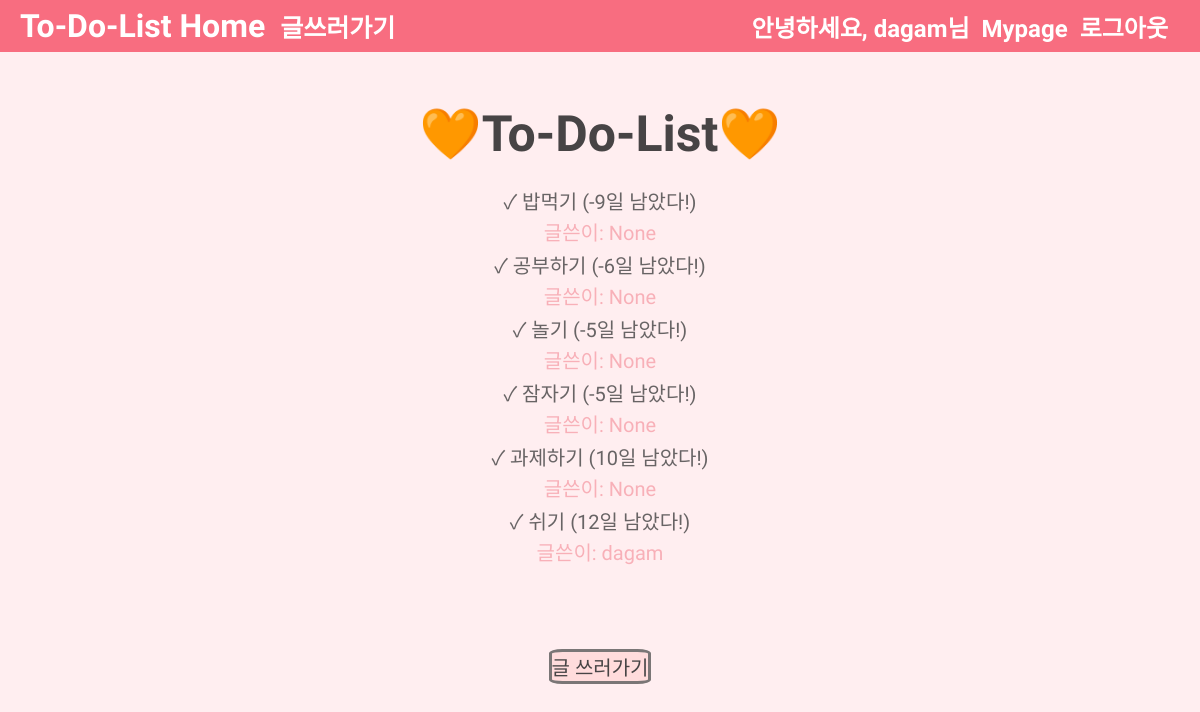
Screenshot of / (signed in) with the database file from the repository.
### todos/models.py (models this page shows, shortened)
class Todo(models.Model):
    title = models.CharField(max_length=200)
    content = models.TextField()
    deadline = models.DateField()
    author = models.ForeignKey(User, on_delete=models.CASCADE, related_name='posts', null=True, default=None)

### todos/views.py (the view)
# urls.py: 2. Add a URL to urlpatterns:  path('', views.home, name='home')
def home(request):
    todos = Todo.objects.all().order_by('deadline')
    for todo in todos: #남은 날짜
      diff_date = todo.deadline - datetime.date(datetime.now())
      todo.remain = diff_date.days
    return render(request, 'home.html', { 'todos' : todos })

### todos/templates/home.html
{% extends 'base.html' %}
{% block css %} {% load static %}
<link href="{% static 'home.css' %}" rel="stylesheet">
{% endblock css %}
{% block title %}
<a class="title_a" href="{% url 'home' %}">To-Do-List Home</a>
{% endblock title %}
{% block content %}
<div class="div-table">
    <table>
        <thead>
            <tr>
                <th>🧡To-Do-List🧡</th>
            </tr>
        </thead>
        <tbody>
            {% for todo in todos %}
            <tr>
                <td><a class="list_a" href="{% url 'detail' todo.pk %}">✓ {{todo.title}} ({{todo.remain}}일 남았다!)</a></td>
                <td><a class="author" href="{% url 'detail' todo.pk %}"> 글쓴이: {{todo.author}}</a></td>
            </tr>
            {% endfor %}
        </tbody>
    </table>
</div>
<div class="div-links">
    <a class="write_a" href="{% url 'new' %}">글 쓰러가기</a>
</div>
{% endblock content %}

### todos/templates/base.html (shortened to what this page needs)
<!DOCTYPE html>
<html lang="en">
<head>
    {% load static %}
    {% load socialaccount %}
    <link href="{% static 'base.css' %}" rel="stylesheet">
    {% block css %}
    {% endblock css %}
</head>
<body>
    <h1>
    {% block title %}
    {% endblock title %}
    <a class="base_a" href="{% url 'new' %}">글쓰러가기</a>
    <div class="nav-items">
         <div class="nav-bar">
                {% if user.is_authenticated %}
                <a class="nav-item">안녕하세요, {{ user.username }}님</a>
                <a class="nav-item" href="{% url 'mypage' %}">Mypage</a>
                <a class="nav-item" href="{% url 'logout' %}"
                  onclick="document.getElementById('kakao-logout').src
                    = 'https://accounts.kakao.com/logout?continue=https://accounts.kakao.com/weblogin/account'"
                >로그아웃</a>
                {% else %}
                <a class="nav-item" href="{% url 'login' %}">로그인</a>
                <a class="nav-item" href="{% provider_login_url 'kakao' %}">카카오로그인</a>
                <a class="nav-item" href="{% url 'signup' %}">회원가입</a>
                {% endif %}
        </div>
    </div>
    </h1>
    {% block content %}
    {% endblock content %}
</body>
</html>

### todos/static/base.css (style rules this page uses)
.base_a { flex-grow: 1; font-size: 25px; }
.nav-bar { font-size: 0; background-color: rgba(255, 130, 146); }
.nav-item { font-size: 24px; color: white; margin-right:12px; background-color: rgba(248, 109, 128); font-family: 'Gamja Flower', cursive; }

### todos/static/home.css (style rules this page uses)
* { margin: 0; background-color: #ffeef0; color: rgb(71, 68, 69); }
h1 { font-family: 'Itim', cursive; padding: 7px 20px 7px 20px; background-color: rgba(248, 109, 128); color: white; display: flex; align-items: center; }
.div-table { display: flex; justify-content: center; margin-top: 50px; }
.div-links { display: flex; justify-content: center; margin-top: 80px; }
th { font-family: 'Itim', cursive; font-size: 50px; padding-bottom: 20px; }
td { display: flex; justify-content: center; font-family: 'Gamja Flower', cursive; font-size: 20px; }
a:link, a:visited { text-decoration: none; }
.list_a { color: rgb(104, 100, 101); }
.div-links { font-family: 'Gamja Flower', cursive; font-size: 20px; }
.base_a { color: white; background-color: rgba(248, 109, 128); border: 0; font-family: 'Gamja Flower', cursive; font-size: 25px; margin-left: 15px; }
.title_a { color: white; background-color: rgba(248, 109, 128); }
.write_a { border-style:solid; border-color: #7a7676; background-color: #ffdcdc; border-radius: 13%; }
.nav-item { background-color: rgba(248, 109, 128); color: white; font-family: 'Itim', cursive; }
.nav-items { background-color: rgba(248, 109, 128); }
.nav-item { font-family: 'Gamja Flower', cursive; }
.nav-bar { background-color: rgba(248, 109, 128); }
.author { color:#f8b0b8 }

### rows the page displays
Todo: title "밥먹기", remain "-9", author "None"
Todo: title "공부하기", remain "-6", author "None"
Todo: title "놀기", remain "-5", author "None"
Todo: title "잠자기", remain "-5", author "None"
Todo: title "과제하기", remain "10", author "None"
Todo: title "쉬기", remain "12", author "dagam"

### other values shown
{{ user.username }} "dagam"
